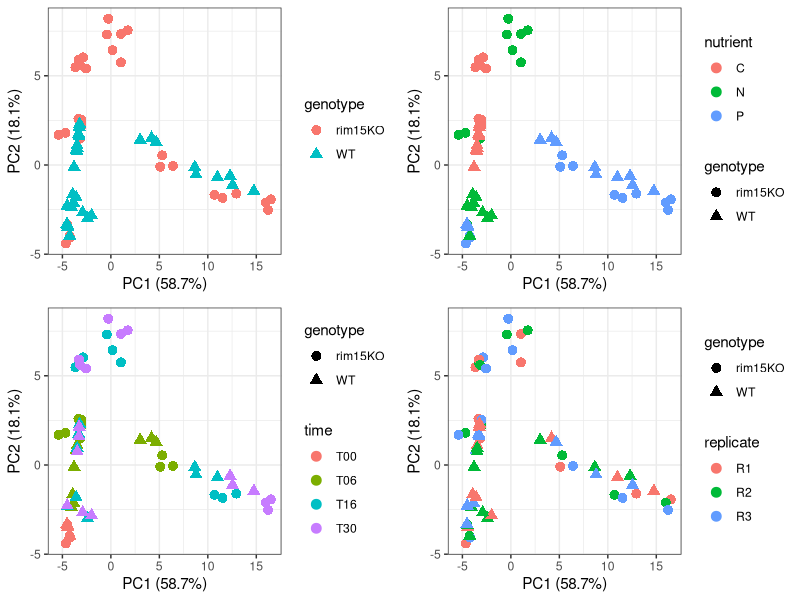
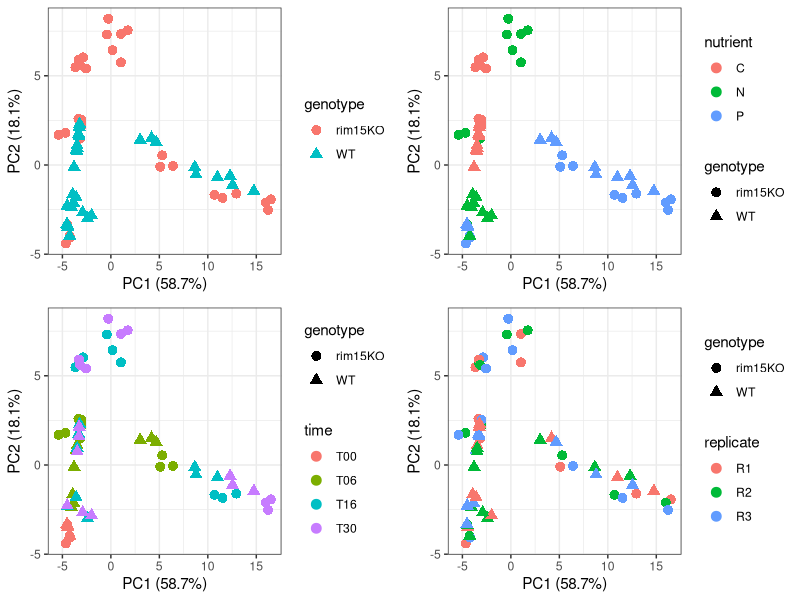

Here is the R script that generated these plots, in order:
## ---- chunk 1
library(tidyverse)

ratios <- read_csv("./tables/normed_ratio_perseus.csv")

dir.create("./analyses/output", showWarnings = FALSE, recursive = TRUE)
## ---- chunk 2
# Sample columns are named genotype_nutrient_time_replicate, e.g. WT_C_T06_R2.
sample_cols <- grep("^(WT|rim15KO)_", names(ratios), value = TRUE)

# Matrix: samples in rows (like observations), proteins in columns.
# Keep proteins quantified in every sample so PCA needs no imputation
# (mirrors the complete-case approach used in the per-genotype PCA).
mat <- ratios %>%
  select(`Protein IDs`, all_of(sample_cols)) %>%
  column_to_rownames("Protein IDs") %>%
  as.matrix()

complete <- mat[rowSums(is.na(mat)) == 0, , drop = FALSE]
message(nrow(complete), " proteins complete across all ", ncol(complete), " samples")

# log2 the ratios before PCA
pca_in <- t(log2(complete))

meta <- tibble(sample = rownames(pca_in)) %>%
  separate(sample, into = c("genotype", "nutrient", "time", "replicate"),
           sep = "_", remove = FALSE)
## ---- chunk 3
pc <- prcomp(pca_in, center = TRUE, scale. = FALSE)
var_expl <- 100 * pc$sdev^2 / sum(pc$sdev^2)

scores <- as_tibble(pc$x[, 1:4], rownames = "sample") %>% left_join(meta, by = "sample")

plot_pca <- function(color_by) {
  ggplot(scores, aes(PC1, PC2, color = .data[[color_by]], shape = genotype)) +
    geom_point(size = 3) +
    labs(x = sprintf("PC1 (%.1f%%)", var_expl[1]),
         y = sprintf("PC2 (%.1f%%)", var_expl[2]),
         color = color_by) +
    theme_bw()
}

p <- cowplot::plot_grid(plot_pca("genotype"), plot_pca("nutrient"),
                        plot_pca("time"), plot_pca("replicate"), nrow = 2)
p
ggsave("./analyses/output/combined_pca.pdf", p, width = 10, height = 8)

# Which PC captures genotype? Correlate PCs with genotype indicator.
scores %>%
  mutate(gt = as.numeric(genotype == "WT")) %>%
  summarise(across(starts_with("PC"), ~ cor(.x, gt))) %>%
  pivot_longer(everything(), names_to = "PC", values_to = "cor_with_genotype") %>%
  arrange(desc(abs(cor_with_genotype)))
## ---- chunk 4
# Identify the offset WT carbon replicate on PC2 (per Fig S2C), then re-run the
# PCA without that replicate and confirm the genotype/nutrient/time structure
# is unchanged.
scores %>% filter(genotype == "WT", nutrient == "C") %>%
  select(sample, PC1, PC2) %>% arrange(PC2)

# TODO once the outlier sample is identified from the table above:
# drop it, re-run prcomp, and compare loadings/score structure.
## ---- chunk 5
sessionInfo()
